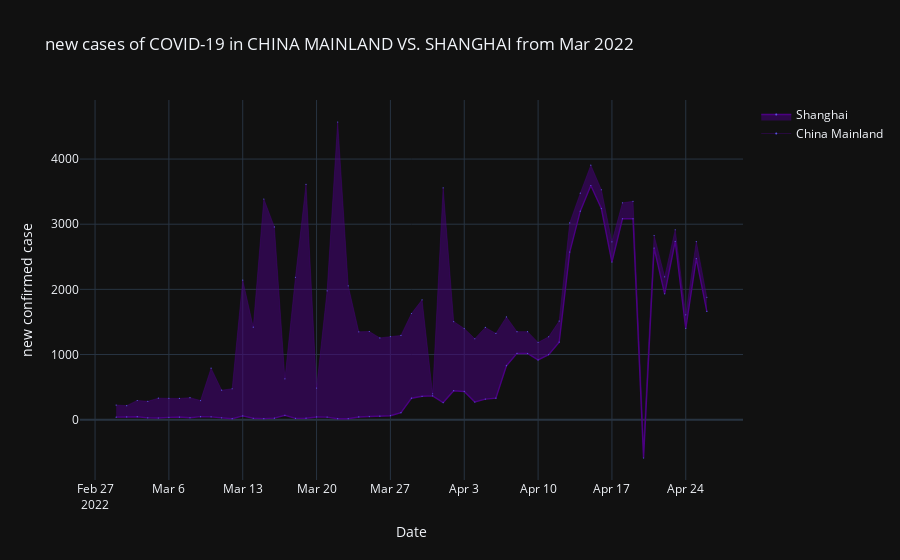

The cell this chart's notebook holds for it:
### Markdown cell above
Shanghai is also influenced by Omicron since March 2022. The outbreak spread quickly to other province since Shanghai is one of the most condensed populated city and major financial centres of China. On 28/02/2022, Shanghai found the first infected individual of this outbreak.

### Code cell
data_copy1 = ts_confirmed_CHINA_incre[ts_confirmed_CHINA_incre.index>='2022-03-01']

specify = 'China Mainland vs. Shanghai'
idx = data_copy1.index
ser = data_copy1.drop('Hong Kong',axis=1).sum(axis=1)
layout_title = specify.upper()
kind = 'confirmed'
method = 'new'
ma = [7,30]

trace = go.Scatter(
    x = idx,
    y = ser,
    mode = 'lines+markers',
    name = 'China Mainland',
    opacity = .8,
    line=dict(color='indigo',width = .4),
    marker = dict(color = '#5857e1',size = 1.2)
)


trace3 = go.Scatter(
    x = idx,
    y = data_copy1['Shanghai'],
    mode = 'lines+markers',
    name = 'Shanghai',
    opacity = .8,
    line=dict(color="indigo",width = 1.4),
    marker = dict(color = '#5857e1',size = 1.2),
    fill='tonexty'
)


plotdata = [trace,trace3]

'''plot'''

x_axis_config = {'title': 'Date'}
y_axis_config = {'title': f'{method} {kind} case'}

my_layout = Layout(title=f"{method} cases of COVID-19 in {layout_title} from Mar 2022",
                   xaxis=x_axis_config, yaxis=y_axis_config)


fig = go.Figure(data=plotdata, layout=my_layout)
fig.show()

### Figure 1 — Plotly figure (JSON) as saved in the notebook; plotly's stock layout.template omitted (floating-point values rounded to 4 significant figures)
{"data": [{"line": {"color": "indigo", "width": 0.4}, "marker": {"color": "#5857e1", "size": 1.2}, "mode": "lines+markers", "name": "China Mainland", "opacity": 0.8, "x": ["2022-03-01T00:00:00", "2022-03-02T00:00:00", "2022-03-03T00:00:00", "2022-03-04T00:00:00", "2022-03-05T00:00:00", "2022-03-06T00:00:00", "2022-03-07T00:00:00", "2022-03-08T00:00:00", "2022-03-09T00:00:00", "2022-03-10T00:00:00", "2022-03-11T00:00:00", "2022-03-12T00:00:00", "2022-03-13T00:00:00", "2022-03-14T00:00:00", "2022-03-15T00:00:00", "2022-03-16T00:00:00", "2022-03-17T00:00:00", "2022-03-18T00:00:00", "2022-03-19T00:00:00", "2022-03-20T00:00:00", "2022-03-21T00:00:00", "2022-03-22T00:00:00", "2022-03-23T00:00:00", "2022-03-24T00:00:00", "2022-03-25T00:00:00", "2022-03-26T00:00:00", "2022-03-27T00:00:00", "2022-03-28T00:00:00", "2022-03-29T00:00:00", "2022-03-30T00:00:00", "2022-03-31T00:00:00", "2022-04-01T00:00:00", "2022-04-02T00:00:00", "2022-04-03T00:00:00", "2022-04-04T00:00:00", "2022-04-05T00:00:00", "2022-04-06T00:00:00", "2022-04-07T00:00:00", "2022-04-08T00:00:00", "2022-04-09T00:00:00", "2022-04-10T00:00:00", "2022-04-11T00:00:00", "2022-04-12T00:00:00", "2022-04-13T00:00:00", "2022-04-14T00:00:00", "2022-04-15T00:00:00", "2022-04-16T00:00:00", "2022-04-17T00:00:00", "2022-04-18T00:00:00", "2022-04-19T00:00:00", "2022-04-20T00:00:00", "2022-04-21T00:00:00", "2022-04-22T00:00:00", "2022-04-23T00:00:00", "2022-04-24T00:00:00", "2022-04-25T00:00:00", "2022-04-26T00:00:00"], "y": [224.0, 215.0, 294.0, 281.0, 329.0, 327.0, 325.0, 337.0, 293.0, 790.0, 452.0, 474.0, 2142.0, 1420.0, 3387.0, 2958.0, 627.0, 2186.0, 3613.0, 485.0, 1978.0, 4569.0, 2054.0, 1348.0, 1353.0, 1254.0, 1275.0, 1293.0, 1629.0, 1839.0, 397.0, 3559.0, 1506.0, 1398.0, 1242.0, 1415.0, 1323.0, 1576.0, 1350.0, 1351.0, 1184.0, 1272.0, 1513.0, 3020.0, 3476.0, 3906.0, 3529.0, 2730.0, 3328.0, 3351.0, -384.0, 2827.0, 2193.0, 2915.0, 1609.0, 2734.0, 1879.0], "type": "scatter"}, {"fill": "tonexty", "line": {"color": "indigo", "width": 1.4}, "marker": {"color": "#5857e1", "size": 1.2}, "mode": "lines+markers", "name": "Shanghai", "opacity": 0.8, "x": ["2022-03-01T00:00:00", "2022-03-02T00:00:00", "2022-03-03T00:00:00", "2022-03-04T00:00:00", "2022-03-05T00:00:00", "2022-03-06T00:00:00", "2022-03-07T00:00:00", "2022-03-08T00:00:00", "2022-03-09T00:00:00", "2022-03-10T00:00:00", "2022-03-11T00:00:00", "2022-03-12T00:00:00", "2022-03-13T00:00:00", "2022-03-14T00:00:00", "2022-03-15T00:00:00", "2022-03-16T00:00:00", "2022-03-17T00:00:00", "2022-03-18T00:00:00", "2022-03-19T00:00:00", "2022-03-20T00:00:00", "2022-03-21T00:00:00", "2022-03-22T00:00:00", "2022-03-23T00:00:00", "2022-03-24T00:00:00", "2022-03-25T00:00:00", "2022-03-26T00:00:00", "2022-03-27T00:00:00", "2022-03-28T00:00:00", "2022-03-29T00:00:00", "2022-03-30T00:00:00", "2022-03-31T00:00:00", "2022-04-01T00:00:00", "2022-04-02T00:00:00", "2022-04-03T00:00:00", "2022-04-04T00:00:00", "2022-04-05T00:00:00", "2022-04-06T00:00:00", "2022-04-07T00:00:00", "2022-04-08T00:00:00", "2022-04-09T00:00:00", "2022-04-10T00:00:00", "2022-04-11T00:00:00", "2022-04-12T00:00:00", "2022-04-13T00:00:00", "2022-04-14T00:00:00", "2022-04-15T00:00:00", "2022-04-16T00:00:00", "2022-04-17T00:00:00", "2022-04-18T00:00:00", "2022-04-19T00:00:00", "2022-04-20T00:00:00", "2022-04-21T00:00:00", "2022-04-22T00:00:00", "2022-04-23T00:00:00", "2022-04-24T00:00:00", "2022-04-25T00:00:00", "2022-04-26T00:00:00"], "y": [38, 42, 45, 27, 25, 35, 40, 29, 46, 43, 27, 14, 57, 21, 15, 23, 67, 20, 22, 41, 39, 14, 14, 41, 47, 53, 60, 107, 329, 358, 365, 262, 444, 433, 271, 315, 329, 828, 1017, 1015, 917, 998, 1190, 2573, 3200, 3594, 3240, 2420, 3084, 3084, -589, 2635, 1931, 2736, 1401, 2472, 1661], "type": "scatter"}], "layout": {"title": {"text": "new cases of COVID-19 in CHINA MAINLAND VS. SHANGHAI from Mar 2022"}, "xaxis": {"title": {"text": "Date"}}, "yaxis": {"title": {"text": "new confirmed case"}}}}
